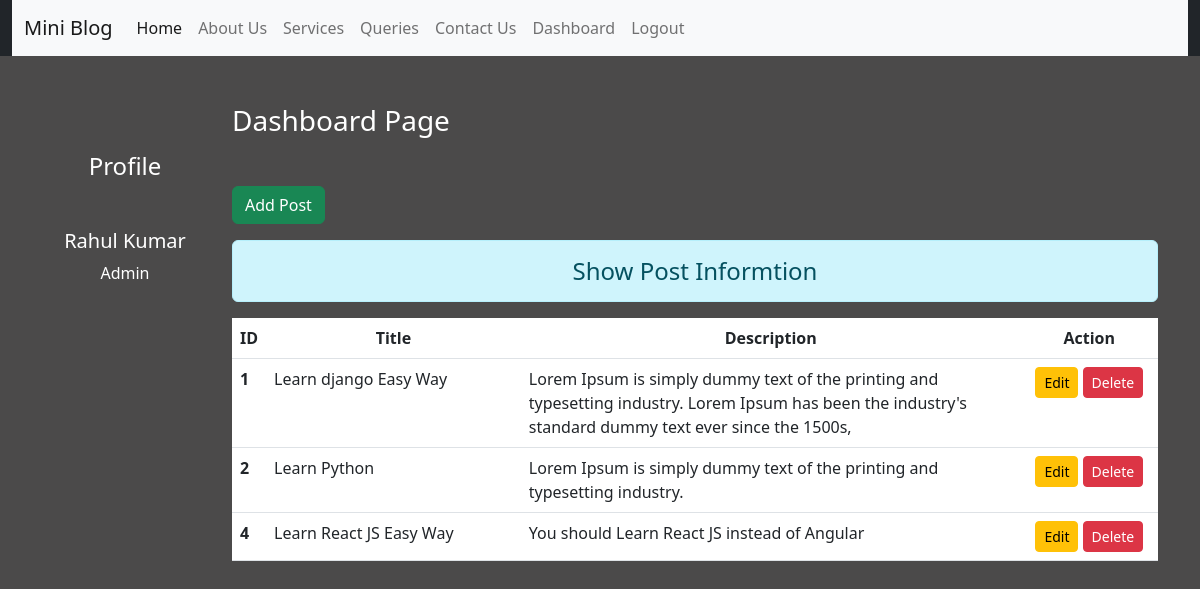
The page /dashboard/ (signed in) on the database its author committed.
### blog/models.py (models this page shows)
class Post(models.Model):
    title = models.CharField(max_length=150)
    desc = models.TextField()

### blog/views.py (the view)
# urls.py: path('dashboard/', views.dashboard, name='dashboard'),
def dashboard(request):
    if request.user.is_authenticated:
        posts= Post.objects.all()
        user = request.user
        full_name = user.get_full_name()
        gps = user.groups.all()
        return render(request, 'dashboard.html', {'posts':posts, 'full_name':full_name, 'groups':gps})
    else:
        return HttpResponseRedirect('/login')

### blog/templates/dashboard.html (shortened to what this page needs)
{% extends 'base.html' %}
{% load static %}
{% block side %}
<div class="col-sm-2 text-white my-5 text-center">
    <h4 class="my-5">Profile</h4>
    <h5>{{full_name}}</h5>
    {% for group in groups %}
    <p>{{group.name}}</p>
    {% endfor %}
</div>
{% endblock side %}
{% block content %}
<div class="col-sm-10">
    <h3 class="text-white my-5">Dashboard Page</h3>
    <a href="{% url 'addpost' %}" class="btn btn-success">Add Post</a>
    <h4 class="text-center alert alert-info mt-3">Show Post Informtion</h4>
    {% if posts %}
    <table class="table table-hover bg-white">
        <thead>
        <tr class="text-center">
            <th scope="col" style="width:2%">ID</th>
            <th scope="col" style="width:28%">Title</th>
            <th scope="col" style="width:55%">Description</th>
            <th scope="col" style="width:15%">Action</th>
        </tr>
        </thead>
        <tbody>
        {% for post in posts %}
        <tr>
            <th scope="row">{{post.id}}</th>
            <td>{{post.title}}</td>
            <td>{{post.desc}}</td>
            <td class="text-center">
                <a href="{% url 'updatepost' post.id %}" class="btn btn-warning btn-sm">Edit</a>
                {% if perms.blog.delete_post %}
                <form action="{% url 'deletepost' post.id %}" method="post" class="d-inline">{% csrf_token %}
                <input type="submit" class="btn btn-danger btn-sm" value="Delete">
                </form>
                {% endif %}
            </td>
        </tr>
        {% endfor %}
        </tbody>
    </table>
    {% else %}
    <h4 class="text-center alert alert-warning">No Records</h4>
    {% endif %}
</div>
{% endblock content %}

### blog/templates/base.html (shortened to what this page needs)
<!DOCTYPE html>
{% load static %}
<html lang="en">
<head>
    <link rel="stylesheet" href="{% static 'css/bootstrap.css' %}">
    <link rel="stylesheet" href="{% static 'css/style.css' %}">
</head>
<body>
    <div class="container-fluid bg-dark">
        {% include 'navbar.html' %}
    </div>
    <div class="container">
        <div class="row">
            {% block side %}
            {% endblock side %}
            {% block content %}
            {% endblock content %}
        </div>
    </div>
</body>
</html>

### blog/templates/navbar.html (shortened to what this page needs)
<nav class="navbar navbar-expand-lg bg-light">
  <div class="container-fluid">
    <a class="navbar-brand" href="#">Mini Blog</a>
    <div class="collapse navbar-collapse" id="navbarNav">
      <ul class="navbar-nav">
        <li class="nav-item">
          <a class="nav-link active" aria-current="page" href="/">Home</a>
        </li>
        <li class="nav-item">
          <a class="nav-link" href="{% url 'about' %}">About Us</a>
        </li>
          <li class="nav-item">
          <a class="nav-link" href="{% url 'service' %}">Services</a>
        </li>
          <li class="nav-item">
          <a class="nav-link" href="{% url 'queries' %}">Queries</a>
        </li>
        <li class="nav-item">
          <a class="nav-link" href="{% url 'contact' %}">Contact Us</a>
        </li>
        {% if request.user.is_authenticated %}
          <li class="nav-item">
          <a class="nav-link" href="{% url 'dashboard' %}">Dashboard</a>
        </li>
          <li class="nav-item">
          <a class="nav-link" href="{% url 'logout' %}">Logout</a>
        </li>
        {% endif %}
      </ul>
    </div>
  </div>
</nav>

### blog/static/css/style.css (style rules this page uses)
body { background-color:rgb(75, 74, 74); color: antiquewhite; }

### rows shown on the page
Post: id "1", title "Learn django Easy Way", desc "Lorem Ipsum is simply dummy text of the printing and typesetting industry. Lorem Ipsum has been the industry's standard dummy text ever since the 1500s,"
Post: id "2", title "Learn Python", desc "Lorem Ipsum is simply dummy text of the printing and typesetting industry."
Post: id "4", title "Learn React JS Easy Way", desc "You should Learn React JS instead of Angular"

### other values the page prints
{{ full_name }} "Rahul Kumar"
{{ group.name }} "Admin"
